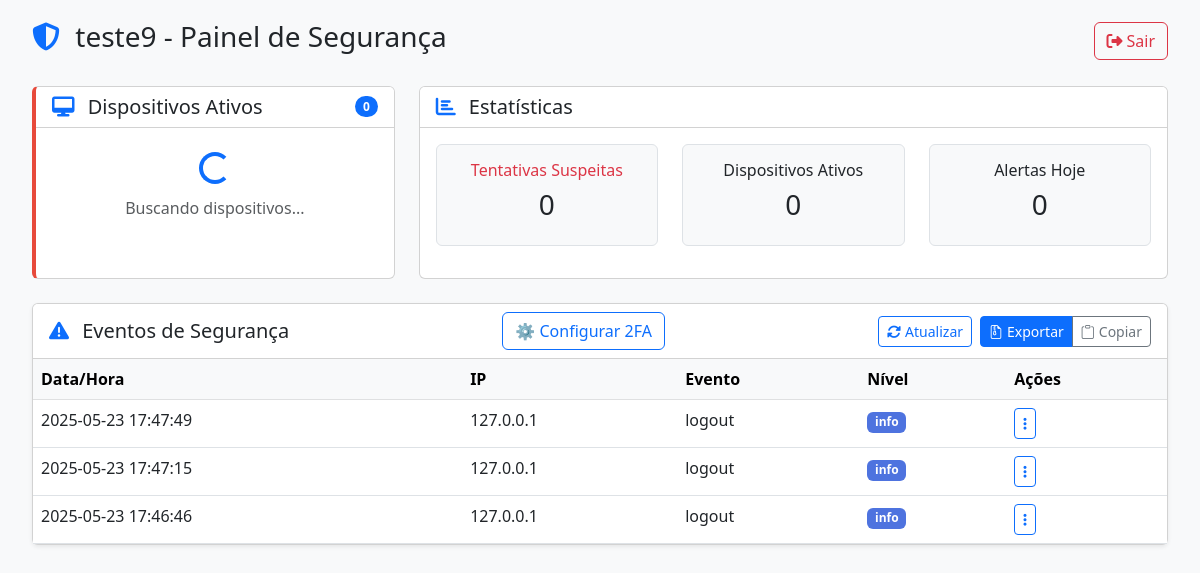
The app's page /clinic/dashboard (signed in) with its own data.
### tables this page shows
CREATE TABLE alerts
                 (id INTEGER PRIMARY KEY AUTOINCREMENT,
                 clinic_id INTEGER,
                 timestamp TEXT,
                 ip TEXT,
                 event_type TEXT,
                 description TEXT,
                 severity TEXT,
                 FOREIGN KEY (clinic_id) REFERENCES clinics(id));

### app.py (the view)
@app.route('/clinic/dashboard')
def clinic_dashboard():
    if 'clinic_id' not in session:
        return redirect(url_for('login'))
    clinic_id = session['clinic_id']
    conn = sqlite3.connect('safeclinica.db', check_same_thread=False)
    c = conn.cursor()
    c.execute("""
        SELECT id, timestamp, ip, event_type, description, severity
        FROM alerts
        WHERE clinic_id = ?
        ORDER BY timestamp DESC
        LIMIT 50
    """, (clinic_id,))
    alerts = c.fetchall()
    conn.close()
    return render_template('clinic_dashboard.html',
                         clinic_name=session['clinic_name'],
                         alerts=alerts)

### app.py (called while the page is built)
@login_manager.user_loader
def load_user(user_id):
    conn = sqlite3.connect('safeclinica.db', check_same_thread=False)
    c = conn.cursor()
    c.execute("SELECT id, admin_user, admin_password, totp_secret FROM clinics WHERE id = ?", (user_id,))
    user_data = c.fetchone()
    conn.close()
    if user_data:
        return User(id=user_data[0], username=user_data[1], password_hash=user_data[2], totp_secret=user_data[3])
    return None

### templates/clinic_dashboard.html (shortened to what this page needs)
<!DOCTYPE html>
<html lang="pt-BR">
<head>
    <link href="https://cdn.jsdelivr.net/npm/bootstrap@5.3.0/dist/css/bootstrap.min.css" rel="stylesheet">
    <link rel="stylesheet" href="https://cdnjs.cloudflare.com/ajax/libs/font-awesome/6.4.0/css/all.min.css">
    <link rel="stylesheet" href="https://cdn.jsdelivr.net/npm/bootstrap-icons@1.10.0/font/bootstrap-icons.css">
</head>
<body>
    <div class="container-fluid">
        <div class="header d-flex justify-content-between align-items-center mb-4">
            <h1 class="h3">
                <i class="fas fa-shield-alt me-2 text-primary"></i>
                {{ clinic_name }} - Painel de Segurança
            </h1>
            <button id="logout-btn" class="btn btn-outline-danger">
                <i class="fas fa-sign-out-alt me-1"></i>Sair
            </button>
        </div>
        <div class="row">
            <div class="col-md-4 mb-4">
                <div class="card security-card h-100">
                    <div class="card-header bg-white d-flex justify-content-between align-items-center">
                        <h5 class="mb-0">
                            <i class="fas fa-desktop me-2 text-primary"></i>
                            Dispositivos Ativos
                        </h5>
                        <span class="badge bg-primary rounded-pill" id="device-count">0</span>
                    </div>
                    <div class="card-body device-list p-0">
                        <ul id="devices-list" class="list-group list-group-flush">
                            <li class="list-group-item text-center py-4">
                                <div class="spinner-border text-primary" role="status">
                                </div>
                                <p class="mt-2 mb-0 text-muted">Buscando dispositivos...</p>
                            </li>
                        </ul>
                    </div>
                </div>
            </div>
            <div class="col-md-8 mb-4">
                <div class="card h-100">
                    <div class="card-header bg-white">
                        <h5 class="mb-0">
                            <i class="fas fa-chart-bar me-2 text-primary"></i>
                            Estatísticas
                        </h5>
                    </div>
                    <div class="card-body">
                        <div class="row text-center">
                            <div class="col-md-4 mb-3">
                                <div class="p-3 border rounded bg-light h-100">
                                    <h6 class="text-danger">Tentativas Suspeitas</h6>
                                    <h3 id="suspicious-count">0</h3>
                                </div>
                            </div>
                            <div class="col-md-4 mb-3">
                                <div class="p-3 border rounded bg-light h-100">
                                    <h6>Dispositivos Ativos</h6>
                                    <h3 id="active-devices">0</h3>
                                </div>
                            </div>
                            <div class="col-md-4 mb-3">
                                <div class="p-3 border rounded bg-light h-100">
                                    <h6>Alertas Hoje</h6>
                                    <h3 id="today-alerts">0</h3>
                                </div>
                            </div>
                        </div>
                    </div>
                </div>
            </div>
        </div>
        <div class="card mb-4 shadow-sm">
            <div class="card-header bg-white d-flex justify-content-between align-items-center">
                <h5 class="mb-0">
                    <i class="fas fa-exclamation-triangle me-2 text-primary"></i>
                    Eventos de Segurança
                </h5>
                <a href="{{ url_for('setup_2fa') }}" class="btn btn-outline-primary">
                    ⚙️ Configurar 2FA
                </a>
                <div class="d-flex">
                    <button id="refresh-btn" class="btn btn-sm btn-outline-primary me-2">
                        <i class="fas fa-sync-alt me-1"></i>Atualizar
                    </button>
                    <div class="btn-group">
                        <a href="{{ url_for('download_logs') }}" class="btn btn-sm btn-primary">
                            <i class="bi bi-file-earmark-zip me-1"></i>Exportar
                        </a>
                        <button id="copy-logs-btn" class="btn btn-sm btn-outline-secondary">
                            <i class="bi bi-clipboard me-1"></i>Copiar
                        </button>
                    </div>
                </div>
            </div>
            <div class="card-body p-0">
                <div class="table-responsive">
                    <table class="table table-hover mb-0">
                        <thead class="table-light">
                            <tr>
                                <th>Data/Hora</th>
                                <th>IP</th>
                                <th>Evento</th>
                                <th>Nível</th>
                                <th>Ações</th>
                            </tr>
                        </thead>
                        <tbody id="security-events">
                            {% for alert in alerts %}
                            <tr
                                class="{{ 'critical' if alert[5] == 'critical' else 'warning' if alert[5] == 'warning' }}">
                                <td>{{ alert[1] }}</td>
                                <td>{{ alert[2] }}</td>
                                <td>{{ alert[3] }}</td>
                                <td>
                                    <span
                                        class="badge {{ 'badge-critical' if alert[5] == 'critical' else 'badge-warning' if alert[5] == 'warning' else 'badge-primary' }}">
                                        {{ alert[5] }}
                                    </span>
                                </td>
                                <td>
                                    <div class="dropdown action-dropdown">
                                        <button class="btn btn-sm btn-outline-primary dropdown-toggle" type="button"
                                            data-bs-toggle="dropdown" aria-expanded="false">
                                            <i class="fas fa-ellipsis-v"></i>
                                        </button>
                                    </div>
                                </td>
                            </tr>
                            {% endfor %}
                        </tbody>
                    </table>
                </div>
            </div>
        </div>
    </div>
</body>
</html>

### templates/clinic_dashboard.html (style rules this page uses)
:root { --primary-color: #4e73df; --danger-color: #e74a3b; --warning-color: #f6c23e; }
body { font-family: 'Segoe UI', Tahoma, Geneva, Verdana, sans-serif; background-color: #f8f9fa; padding: 20px; }
.security-card { border-left: 4px solid var(--danger-color); }
.device-list { max-height: 300px; overflow-y: auto; }
.badge-primary { background-color: var(--primary-color); }
.action-dropdown .dropdown-toggle::after { display: none; }

### records on screen
alerts: timestamp "2025-05-23 17:47:49", ip "127.0.0.1", event_type "logout", severity "info"
alerts: timestamp "2025-05-23 17:47:15", ip "127.0.0.1", event_type "logout", severity "info"
alerts: timestamp "2025-05-23 17:46:46", ip "127.0.0.1", event_type "logout", severity "info"

### other values on screen
{{ clinic_name }} "teste9"
